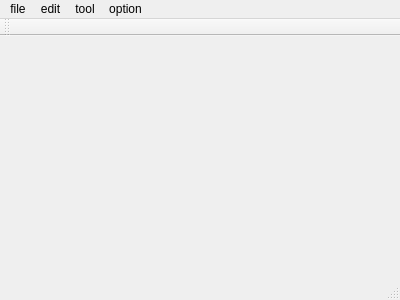
<?xml version="1.0" encoding="UTF-8"?>
<ui version="4.0">
 <class>MainWindow</class>
 <widget class="QMainWindow" name="MainWindow">
  <property name="geometry">
   <rect>
    <x>0</x>
    <y>0</y>
    <width>400</width>
    <height>300</height>
   </rect>
  </property>
  <property name="windowTitle">
   <string>MainWindow</string>
  </property>
  <widget class="QWidget" name="centralWidget"/>
  <widget class="QMenuBar" name="menuBar">
   <property name="geometry">
    <rect>
     <x>0</x>
     <y>0</y>
     <width>400</width>
     <height>23</height>
    </rect>
   </property>
   <widget class="QMenu" name="menufile">
    <property name="title">
     <string>file</string>
    </property>
    <addaction name="actionopen"/>
    <addaction name="actionsave"/>
   </widget>
   <widget class="QMenu" name="menuedit">
    <property name="title">
     <string>edit</string>
    </property>
    <addaction name="actioncut"/>
    <addaction name="actioncopy"/>
    <addaction name="actionpaste"/>
   </widget>
   <widget class="QMenu" name="menutool">
    <property name="title">
     <string>tool</string>
    </property>
   </widget>
   <widget class="QMenu" name="menuoption">
    <property name="title">
     <string>option</string>
    </property>
   </widget>
   <addaction name="menufile"/>
   <addaction name="menuedit"/>
   <addaction name="menutool"/>
   <addaction name="menuoption"/>
  </widget>
  <widget class="QToolBar" name="mainToolBar">
   <attribute name="toolBarArea">
    <enum>TopToolBarArea</enum>
   </attribute>
   <attribute name="toolBarBreak">
    <bool>false</bool>
   </attribute>
  </widget>
  <widget class="QStatusBar" name="statusBar"/>
  <action name="actionopen">
   <property name="text">
    <string>open</string>
   </property>
  </action>
  <action name="actionsave">
   <property name="text">
    <string>save</string>
   </property>
  </action>
  <action name="actioncut">
   <property name="text">
    <string>cut</string>
   </property>
  </action>
  <action name="actioncopy">
   <property name="text">
    <string>copy</string>
   </property>
  </action>
  <action name="actionpaste">
   <property name="text">
    <string>paste</string>
   </property>
  </action>
 </widget>
 <layoutdefault spacing="6" margin="11"/>
 <resources/>
 <connections/>
</ui>
